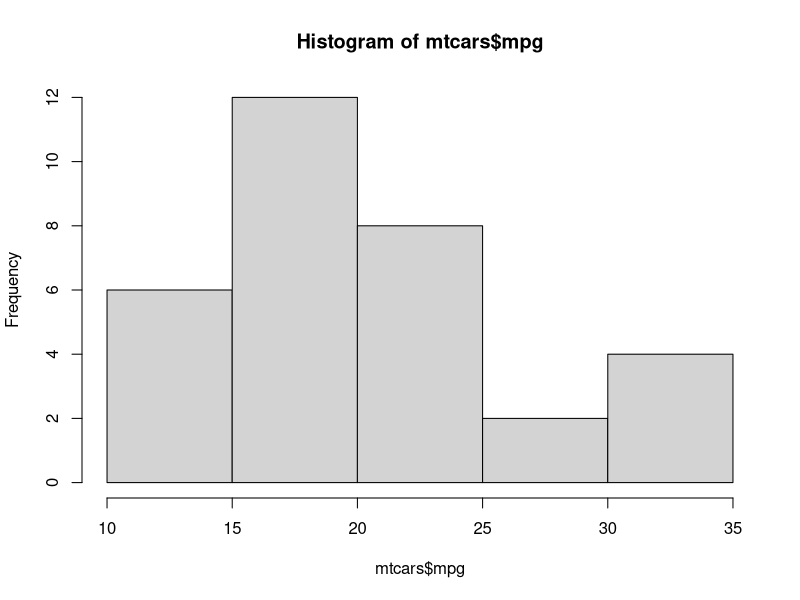
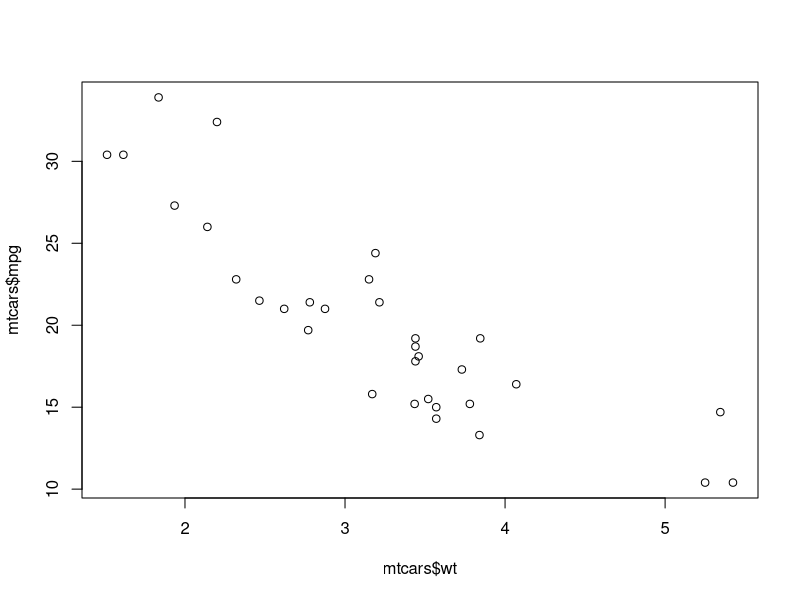
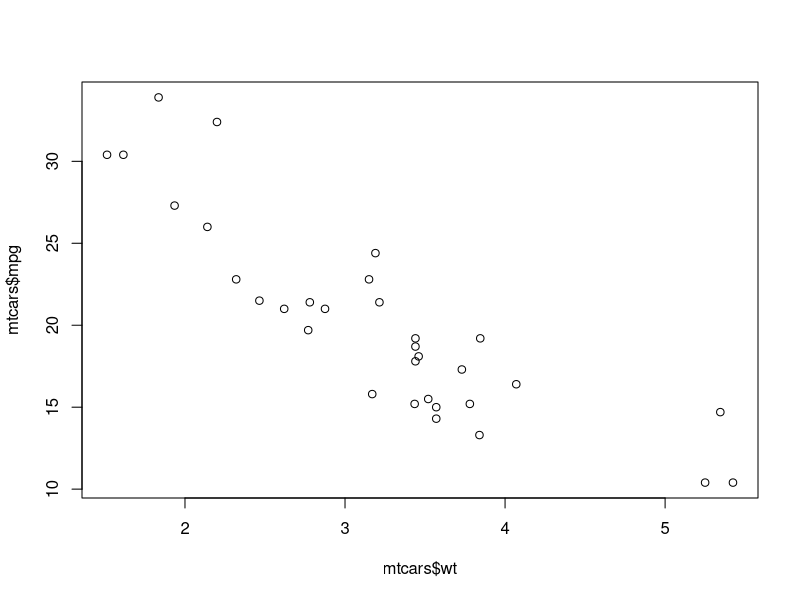

R code for these plots, in order:
#This is a sample R Script for exercise in Git

#Load documentation from R's pre-loaded dataset
#Documentation appears in the help pane on RStudio
?mtcars

#Inspect the dataset in a view pane
View(mtcars)

#Calculate the average mpg of all cars in this dataset
mean(mtcars$mpg)

#Create a histogram for mpg variable in mtcars
hist(mtcars$mpg)

#Add some more code below as instructed, then commit to your repository
plot(mtcars$mpg ~ mtcars$wt)
#I did the previous exercise a second time, I added some more code below as instructed, then commit to your repository
plot(mtcars$mpg ~ mtcars$wt)
cor(mtcars$mpg, mtcars$wt)


